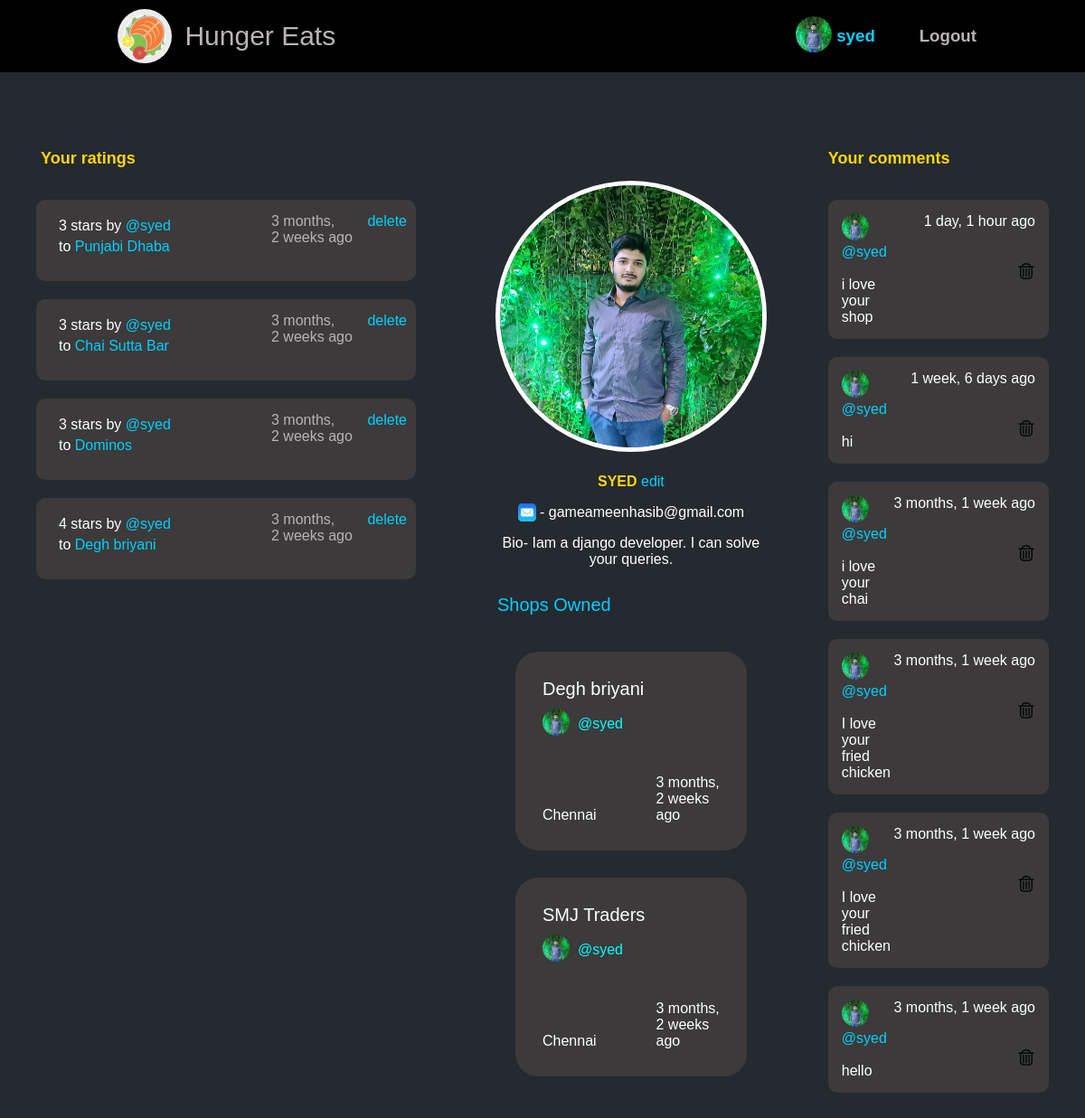
Page /profile/1/ (signed in) on the committed database.
### hunger/models.py (models this page shows, shortened)
class User(AbstractUser):
    email=models.EmailField(null=True)
    bio=models.TextField(null=True)
    avatar=models.ImageField(null=True,default="avatar.svg")

class Ratings(models.Model):
    user=models.ForeignKey(User,on_delete=models.CASCADE)
    shopname=models.ForeignKey(Shop,on_delete=models.CASCADE,related_name="shopname",null=True)
    stars=models.PositiveIntegerField(default=1,validators=[MaxValueValidator(5),MinValueValidator(1)] )
    updated =models.DateTimeField(auto_now=True)
    created=models.DateTimeField(auto_now_add=True)
    class Meta:
        ordering=['-updated','-created']

class Shop(models.Model):
    item=models.ForeignKey("Items", blank=True,on_delete=models.SET_NULL,null=True, related_name="items")
    shop_name=models.CharField(max_length=100 ,blank=True,unique=True)
    phone=models.TextField(validators=[MinLengthValidator(10),MaxLengthValidator(10)],null=True,blank=True)
    email=models.EmailField(max_length=50,null=True,blank=True)
    shop_host=models.ForeignKey(User,on_delete=models.SET_NULL,null=True)
    description=models.TextField(max_length=200,null=True)
    location=models.TextField(max_length=100,null=True)
    updated =models.DateTimeField(auto_now=True)
    created=models.DateTimeField(auto_now_add=True)
    shop_image=models.ImageField(null=True,default="vegetables-set-left-black-slate.jpg")
    class Meta:
        ordering=['shop_name']
    def __str__(self):
        return self.shop_name

class Message(models.Model):
    user=models.ForeignKey(User,on_delete=models.CASCADE)
    shop=models.ForeignKey(Shop,on_delete=models.CASCADE)
    body=models.TextField(null=True,blank=True)
    updated =models.DateTimeField(auto_now=True)
    created=models.DateTimeField(auto_now_add=True)
    class Meta:
        ordering=['-updated','-created']

### hunger/views.py (the view)
# urls.py: path('profile/<str:pk>/',views.profilepage,name="profile"),
@login_required(login_url='login')
def profilepage(request,pk):
    user=User.objects.get(id=pk)
    shops=user.shop_set.all()
    rating=Ratings.objects.all()
    ratings=rating.filter(user_id=pk)
    comments=Message.objects.filter(user_id=pk)
    context={'user':user,'ratings':ratings,'comments':comments,'shops':shops}
    return render(request,'hunger/profile.html',context)

### hunger/templates/hunger/profile.html (shortened to what this page needs)
{% extends 'index.html' %}
{% block content %}
<div id="spacing"></div>
<div id="profilepage">
    <div id="profile_div_1"> <div id="rating_1">  {% if request.user.username == user.username %}
          <b>Your ratings </b>
          {% else %}
          <b>{{user.username}} ratings </b>
           {% endif %}
    </div>
     <div> {% include 'hunger/rating-component.html' %}</div>
    </div>
   <div id="profile_div_2">
    <div id="profile3">
        <div> <img id="mainphoto" src="{{  user.avatar.url }}" alt=""> </div>
       <div id="profile_info_1">
       <b> {{user.username.upper}} </b>  {% if request.user == user %} <a href="{% url 'update-user' %}">edit</a> {% endif %}
        <br>
        <div id="profile_info_2">
             - {{user.email}} </div>
        {% if user.bio != None %}
        <div id="profile_info_3">
          Bio- {{user.bio}}
        {% endif %} </div> </div>
    </div>
    <div id="shops_owned_profile_1">
         <div id="shop_profile_1">Shops Owned  </div>
        {% include 'hunger/shop-available.html' %}
         </div>
   </div>
   <div id="profile_div_3"> <div id="comments_1">
    {% if request.user.username == user.username %}
          <b>Your comments </b>
           {% else %}
           <b>{{user.username}} comments </b>
            {% endif %} </div>
    <div> {% include 'hunger/shop-comments.html' %}  </div>
     </div>
   </div>
{% endblock %}

### templates/nav.html (shortened to what this page needs)
{% block content %} {% load static %}
 <div id="for-navbar">
  <div id="heading">
    <div id="h11">
      <a href="{% url 'home' %}">
        <div id="headingsvg">
          <div id="svg_1">
          </div>
          <div id="headingtext">Hunger Eats</div>
        </div>
      </a>
    </div>
    <div>
      <h3>
        <div id="heading2">
          {% if request.user.is_authenticated %}
          <div>
            <div id="heading3">
              <div>
                <img
                  id="profilephoto"
                  src="{{request.user.avatar.url}}"
                  alt=""
                />
              </div>
              <div>
                <a href="{% url 'profile' request.user.id %}">
                  {{request.user}}
                </a>
              </div>
            </div>
          </div>
          <div id="logout1">
            <a href="{% url 'logout' %}">Logout</a>
          </div>
        </div>
        {% endif %}
      </h3>
    </div>
  </div>
</div>
{% endblock %}

### hunger/templates/hunger/rating-component.html
<div class="main11">
{% for rating in ratings %}
<div id="rating-2">
<div id="for-items">
  <div>
    <div id="rating-3">      {{rating.stars}} stars by
      <a href="{% url 'profile' rating.user.id %}">
        @{{rating.user}}
      </a> </div>
    <div id="rating-4"> to <a href="{% url 'shop' rating.shopname.id  %}"> {{rating.shopname}}</a> </div>
  </div>
  <div id="rating-5">
    {{rating.created|timesince}} ago  &nbsp;
    {% url  'profile' rating.user.id  as profile %}
    {% if request.user == rating.user and  request.get_full_path == profile  %}
    <div>
    <a href="{% url 'delete-rating' rating.id %}"> delete </a>
  </div>
    {% endif %}
  </div>
</div>
</div>
{% endfor %}
</div>

### hunger/templates/hunger/shop-available.html
<div class="main11">
  {% for shop in shops %}
  <a class="shop_hovering" href="{% url 'shop' shop.id  %}">
    <div id="shop_body">
      <div class="shop_griding">
        <div id="shop_1">
          <div id="shop_11">
            <div id="shop_111">{{shop.shop_name}}</div>
            <div id="shop_112">
              <div>
                <img
                  id="profilepic"
                  src="{{shop.shop_host.avatar.url}}"
                  alt=""
                />
              </div>&nbsp;&nbsp;
              <div id="shop_113">@{{shop.shop_host}}</div>
            </div>
          </div>
          <div id="shop_12"><div id="shop_13">{{shop.location}}</div></div>
        </div>
        <div id="shop_2">
          <div id="shop_time">{{shop.created|timesince}} ago</div>
        </div>
      </div>
    </div>
  </a>
  {% endfor %}
</div>

### hunger/templates/hunger/shop-comments.html (shortened to what this page needs)
<div class="main11">
  {% for comment in comments %}
  <div id="comment_1">
    <div>
      <a href="{% url 'profile' comment.user.id %}">
        <img id="profilepic" src="{{comment.user.avatar.url}}" alt="" />
        @{{comment.user}}</a
      >
      <br />
      <br />
      <div id="comment_body">
        {{comment.body}}
      </div>
    </div>
    <div id="comment_time">
      {{comment.created|timesince}} ago
      <br>
      {% if comment.user == request.user %}
      <br>
      <br>
      <a href="{% url 'delete-message' comment.id %}">
      </a>
      {% endif %}
    </div>
  </div>
  {% endfor %}
</div>

### static/css/home.css (style rules this page uses)
#for-items { display: grid; grid-template-columns: 2fr 1fr; }
#profilephoto { width: 40px; height: 40px; border-radius: 20px; background-size: cover; }
#profilepic { width: 30px; height: 30px; border-radius: 15px; }
#mainphoto { width: 300px; height: 300px; border-radius: 150px; border: 5px solid rgb(255, 255, 255); }
#profilepage { display: grid; grid-template-columns: 2fr 3fr 2fr ; }
#profile3 { justify-items: center; text-align: center; }

### static/css/base.css (style rules this page uses)
* { box-sizing: border-box; margin: 0; padding: 0; color: rgb(0, 0, 0); }
body { background-color: rgb(37, 41, 48); font-family: "Gill Sans", "Gill Sans MT", Calibri, "Trebuchet MS", sans-serif; }
a { text-decoration: none; color: rgb(0, 208, 255); }
.main11 { overflow: scroll; height: auto; }
#shop_body { height: 220px; margin: 30px; background-color: rgb(60, 58, 58); padding: 30px; border-radius: 25px; }
.shop_griding { display: grid; grid-template-columns: 2fr 1fr; }
#shop_11 { height: 80px; }
#shop_111 { color: white; font-size: 20px; }
#shop_112 { display: flex; align-items: center; padding-top: 10px; }
#shop_113 { color: cyan; }
#shop_12 { display: flex; align-items: flex-end; height: 80px; }
#shop_2 { height: auto; display: flex; align-items: flex-end; justify-content: end; }
#shop_time { color: white; }
#shop_13 { color: white; }
#rating-2 { width: 420px; height: 90px; background-color: rgb(60, 58, 58); border-radius: 10px; margin: 20px; padding:5px 10px; }
#rating-3 { padding: 15px 0px 5px 15px; color: white; }
#rating-4 { color: white; padding-left: 15px; }
#rating-5 { width: 150px; padding-top: 10px; color: rgb(185, 180, 180); display: flex; }
#for-navbar { background-color: rgb(0, 0, 0); width: 100% ; height: 80px; display: flex; justify-content: center; }
#heading { width: 80%; height: 80px; display: grid; grid-template-columns: 2fr 0.5fr; }
#headingsvg { height: 80px; display: grid; grid-template-columns: 0.25fr 2fr; }
#svg_1 { padding: 10px; height: 80px; }
#headingtext { height: 80px; display: flex; align-items: center; color: rgb(185, 180, 180); font-size: 30px; font-family: 'Gill Sans', 'Gill Sans MT', Calibri, 'Trebuchet MS', sans-serif; }
#heading2 { width: 200px; height: 80px; display: flex; justify-content: space-between; align-items: center; }
#heading3 { height: 40px; display: flex; align-items: center; }
#logout1 a { color: rgb(185, 180, 180); }
#svg3 { transform: translateY(5px); }
#comment_1 { display: grid; grid-template-columns: 2fr 1fr; border-radius: 10px; background-color: rgb(60, 58, 58); margin-bottom: 20px; margin-top: 20px; padding: 15px; }
#comment_body { color: white; }
#comment_time { color: white; text-align: end; width: 160px; }
#spacing { height: 50px; width: 100%; }
#rating_1 { width: auto; padding: 15px; margin-left: 10px; }
#rating_1 b { color: gold; font-size: large; font-family: 'Lucida Sans', 'Lucida Sans Regular', 'Lucida Grande', 'Lucida Sans Unicode', Geneva, Verdana, sans-serif; }
#comments_1 { width: auto; padding-top: 15px; padding-bottom: 15px; }
#comments_1 b { color: gold; font-size: large; font-family: 'Lucida Sans', 'Lucida Sans Regular', 'Lucida Grande', 'Lucida Sans Unicode', Geneva, Verdana, sans-serif; }
#profile_div_1 { margin: 20px; }
#profile_div_2 { margin: 20px; }
#profile_div_3 { margin: 20px; padding-right: 20px; }
#profile3 { margin-top: 50px; }
#profile_info_1 { margin: 20px; }
#profile_info_1 b { color: gold; }
#profile_info_2 { margin:10px; height: 30px; color: white; }
#profile_info_3 { color: white; }
#shops_owned_profile_1 { margin: 20px; }
#shop_profile_1 { padding: 10px; color: rgb(0, 208, 255); font-size: 20px; }

### rows in the picture
User: user.avatar (picture), user "syed", avatar (picture), username "SYED", email "gameameenhasib@gmail.com", bio "Iam a django developer. I can solve your queries."
Ratings: stars "3", user "syed", shopname "Punjabi Dhaba", created "3 months, 2 weeks", shows "delete"
Ratings: stars "3", user "syed", shopname "Chai Sutta Bar", created "3 months, 2 weeks", shows "delete"
Ratings: stars "3", user "syed", shopname "Dominos", created "3 months, 2 weeks", shows "delete"
Ratings: stars "4", user "syed", shopname "Degh briyani", created "3 months, 2 weeks", shows "delete"
Shop: shop_name "Degh briyani", shop_host.avatar (picture), shop_host "syed", location "Chennai", created "3 months, 2 weeks"
Shop: shop_name "SMJ Traders", shop_host.avatar (picture), shop_host "syed", location "Chennai", created "3 months, 2 weeks"
Message: user.avatar (picture), user "syed", body "i love your shop", created "1 day, 1 hour"
Message: user.avatar (picture), user "syed", body "hi", created "1 week, 6 days"
Message: user.avatar (picture), user "syed", body "i love your chai", created "3 months, 1 week"
Message: user.avatar (picture), user "syed", body "I love your fried chicken", created "3 months, 1 week"
Message: user.avatar (picture), user "syed", body "I love your fried chicken", created "3 months, 1 week"
Message: user.avatar (picture), user "syed", body "hello", created "3 months, 1 week"
